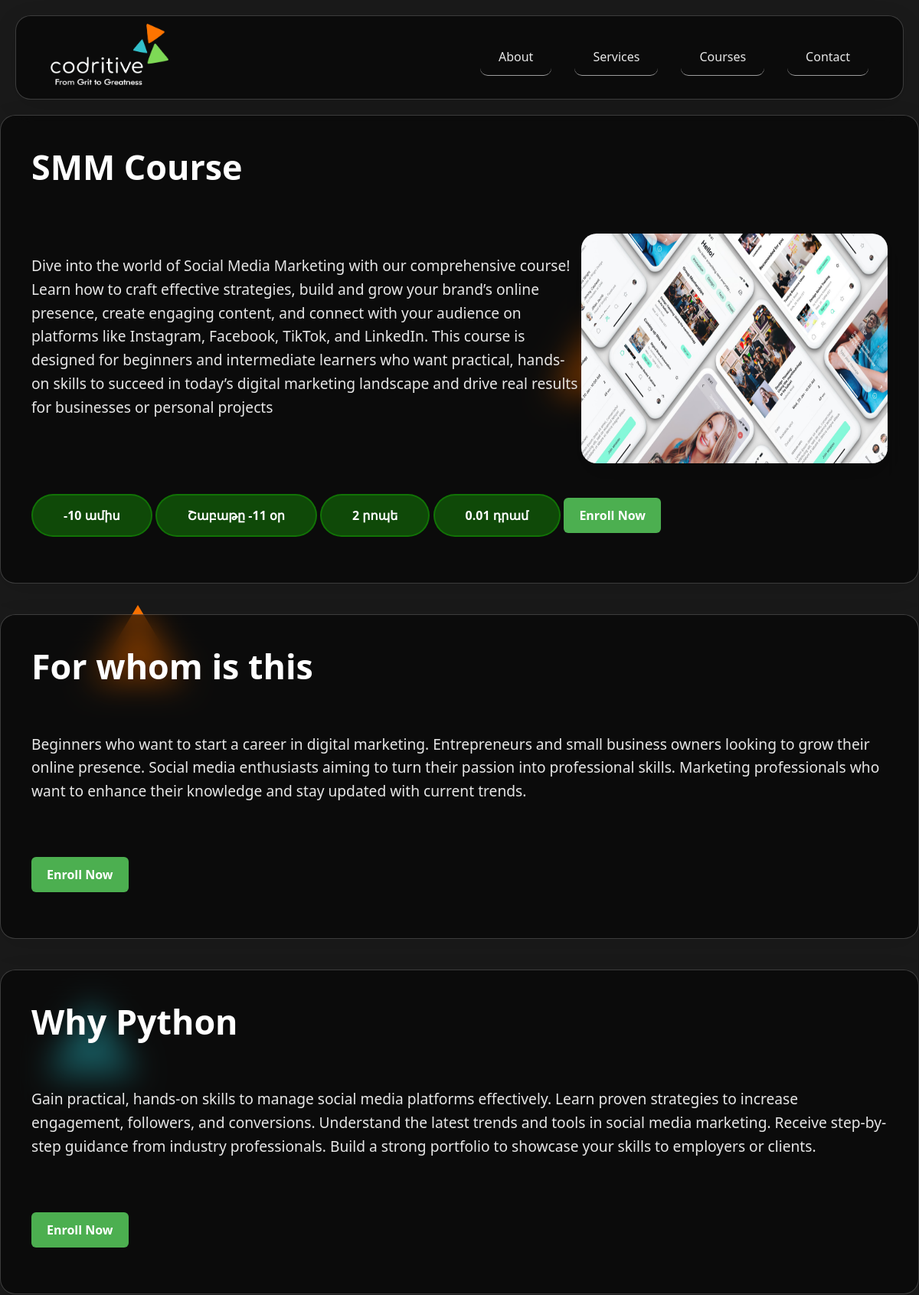
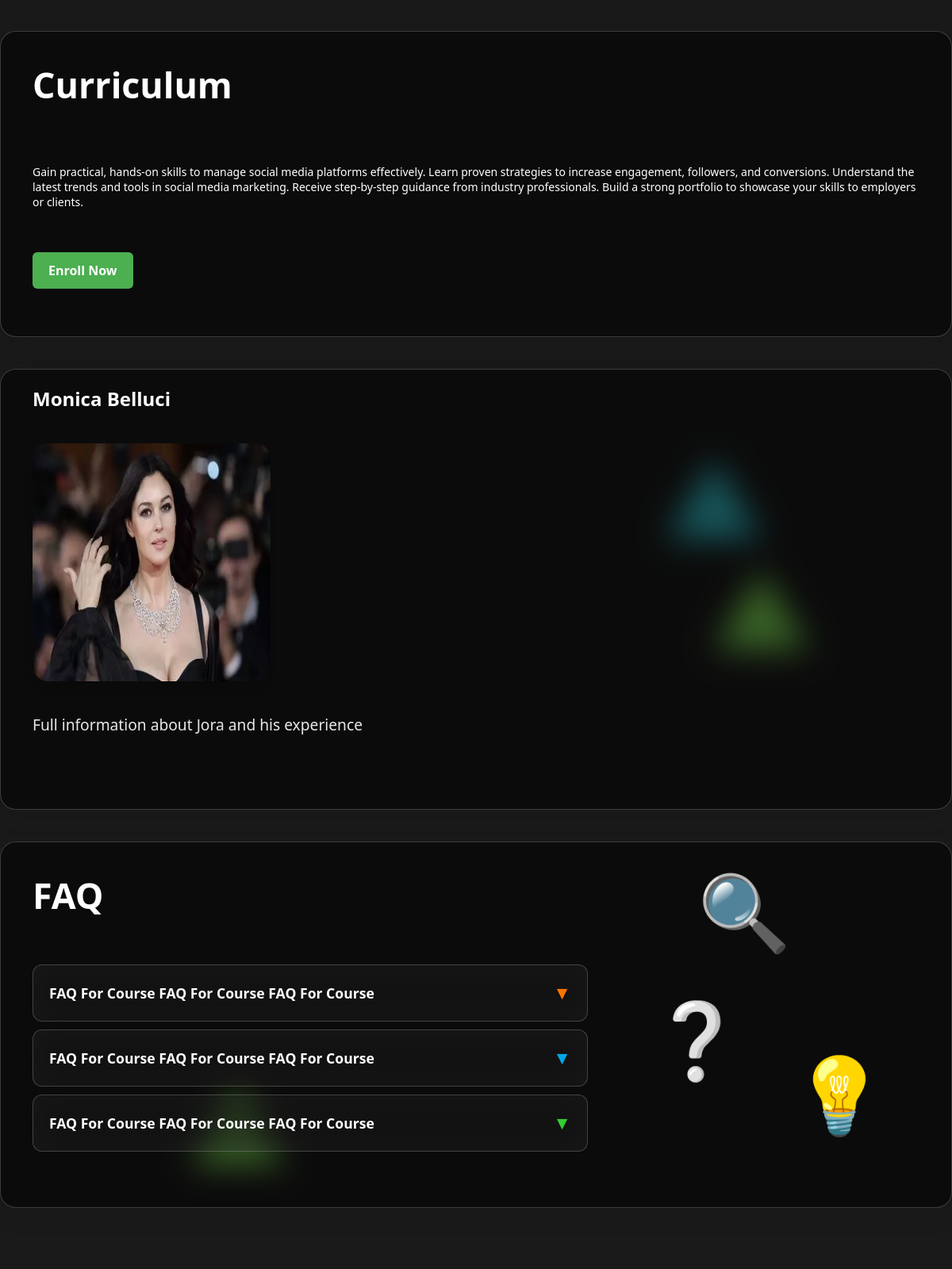
The app's page /lessons/trainings/20/ (upper part) with its own data (2 pictures, top to bottom).
### core/models.py (models this page shows, shortened)
class Logo(models.Model):
    image = models.ImageField(upload_to='logo_images/', blank=True, null=True)

class Our_Team(models.Model):
    POSITION_CHOICES = [
        ('QA Specialist', 'QA Specialist'),
        ('Python Mentor', 'Python Mentor'),
        ('UI/UX Designer', 'UI/UX Designer'),
        ('JavaScript Mentor', 'JavaScript Mentor'),
        ('SMM Specialist', 'SMM Specialist'),
        ('Cybersecurity Mentor', 'Cybersecurity Mentor'),
    ]
    name = models.CharField(max_length=100)
    position = models.CharField(max_length=100, choices=POSITION_CHOICES)
    bio = models.TextField()
    image = models.ImageField(upload_to='team_images/', blank=True, null=True)
    link = models.URLField(blank=True, null=True)

### lessons/models.py (models this page shows, shortened)
class Course(models.Model):
    COURSE_CHLOICES = [
        ('Python', 'Python'),
        ('JavaScript', 'JavaScript'),
        ('UI/UX Design', 'UI/UX Design'),
        ('Cybersecurity', 'Cybersecurity'),
        ('QA Testing', 'QA Testing'),
        ('SMM', 'SMM'),
    ]
    title = models.CharField(max_length=200)
    category = models.CharField(max_length=50, choices=COURSE_CHLOICES)
    short_description = models.TextField()
    full_description = models.TextField()
    for_whom = models.TextField()
    why_this_course = models.TextField()
    lesson_duration_month= models.IntegerField()
    lesson_duration_minutes = models.IntegerField()
    weekly_lessons = models.IntegerField()
    tutor = models.ForeignKey(Our_Team, on_delete=models.SET_NULL, null=True, related_name='courses')
    curriculum = models.TextField()
    image = models.ImageField(upload_to='course_images/', blank=True, null=True)
    price = models.DecimalField(max_digits=10, decimal_places=2)
    class Meta:
        verbose_name_plural = "Courses"

class FAQ(models.Model):
    course = models.ForeignKey(Course, on_delete=models.CASCADE, related_name='faqs')
    question = models.CharField(max_length=255)
    answer = models.TextField()

### lessons/views.py (the view)
# urls.py: path('trainings/<int:pk>/', views.course_detail, name='course_detail'),
def course_detail(request, pk):
    course = get_object_or_404(Course, pk=pk)
    courses = Course.objects.all()
    faqs = FAQ.objects.filter(course=course)
    return render(request, 'lessons/trainings.html', {
        'course': course,
        'courses': courses,
        'faqs': faqs
        })

### core/context_processors.py (called while the page is built)
def logo(request):
    return {'logo': Logo.objects.first()}

### lessons/templates/lessons/trainings.html (shortened to what this page needs)
{% extends "core/base.html" %}
{% load static %}
{% block content %}
    <link rel="stylesheet" href="{% static 'css/templatemo-glossy-touch.css' %}">
<div class="container">
    <section class="hero glass">
        <h1 class="main-title">{{ course.title }}</h1>
        <div class="hero-image">
            <p>{{ course.full_description }}</p>
            {% if course.image %}
                <img src="{{ course.image.url }}" style="width: 400px; height: 300px;">
            {% endif %}
        </div>
        <div class="cta-info">
            <div class="cta-element">{{ course.lesson_duration_month }} ամիս</div>
            <div class="cta-element">Շաբաթը {{ course.weekly_lessons }} օր</div>
            <div class="cta-element">{{ course.lesson_duration_minutes }} րոպե</div>
            <div class="cta-element">{{ course.price }} դրամ</div>
            <button class="cta-button">Enroll Now</button>
        </div>
    </section>
    <section class="hero glass">
        <h1 class="main-title">For whom is this</h1>
        <div class="hero-text-wrapper">
            <p>{{ course.for_whom }}</p>
        </div>
        <button class="cta-button">Enroll Now</button>
    </section>
    <section class="hero glass">
        <h1 class="main-title">Why Python</h1>
        <p>{{ course.why_this_course }}</p>
        <button class="cta-button">Enroll Now</button>
    </section>
    <section class="hero glass">
        <h1>Curriculum</h1>
        <ul>
            <li>{{ course.curriculum }}</li>
        </ul>
        <button class="cta-button">Enroll Now</button>
    </section>
    <section class="hero glass">
        <h2 style="color: white;">{{ course.tutor.name }}</h2>
        <div class="hero-image">
            <img src="{{ course.tutor.image.url }}" style="width: 300px; height: 300px;">
        </div>
        <div class="divik">
            <p>{{ course.tutor.bio }}</p>
        </div>
    </section>
<section class="hero glass faq-section">
    <h1>FAQ</h1>
    <div class="faq-wrapper">
        <div class="faq-items">
            {% for course in faqs %}
            <div class="glass faq-item">
                <div class="faq-question">
                    <span>{{ course.question }}</span>
                    <span class="icon">▼</span>
                </div>
            </div>
            {% endfor %}
        </div>
        <div class="faq-icons">
            <div class="faq-icon">💡</div>
            <div class="faq-icon">❔</div>
            <div class="faq-icon">🔍</div>
        </div>
    </div>
</section>
<section class="carousel-section">
</section>
</div>
{% endblock %}

### core/templates/core/base.html (shortened to what this page needs)
{% load static %}
<!DOCTYPE html>
<html lang="en">
<head>
    <link rel="stylesheet" href="{% static 'css/templatemo-glossy-touch.css' %}">
</head>
<body>
    <div class="bg-shapes">
        <div class="shape"></div>
        <div class="shape"></div>
        <div class="shape"></div>
        <div class="shape"></div>
        <div class="shape"></div>
    </div>
    <header>
        <div class="container">
            <nav class="glass">
                <div class="logo">
                    {% if logo %}
                        <a href="{% url 'core:home' %}">
                            <img src="{{ logo.image.url }}" alt="Logo" style="height:80px">
                        </a>
                    {% else %}
                        <a href="{% url 'core:home' %}">Home</a>
                    {% endif %}
                </div>
                <div class="nav-links">
                    <a href="{% url 'core:about' %}">About</a>
                    <a href="{% url 'core:service' %}">Services</a>
                    <a href="{% url 'core:training' %}">Courses</a>
                    <a href="{% url 'core:contact' %}">Contact</a>
                </div>
            </nav>
        </div>
    </header>
    {% block content %}{% endblock %}
</body>
</html>

### records on screen
Logo: image (picture)
Course: title "SMM Course", full_description "Dive into the world of Social Media Marketing with our comprehensive course! Learn how to craft effective strategies, build and grow your brand’s online presence, create engaging content, and connect with your audience on platforms like Instagram, Facebook, TikTok, and LinkedIn. This course is designed for beginners and intermediate learners who want practical, hands-on skills to succeed in today’s digital marketing landscape and drive real results for businesses or personal projects", image (picture), lesson_duration_month "-10", weekly_lessons "-11", lesson_duration_minutes "2", price "0.01", for_whom "Beginners who want to start a career in digital marketing. Entrepreneurs and small business owners looking to grow their online presence. Social media enthusiasts aiming to turn their passion into professional skills. Marketing professionals who want to enhance their knowledge and stay updated with current trends.", why_this_course "Gain practical, hands-on skills to manage social media platforms effectively. Learn proven strategies to increase engagement, followers, and conversions. Understand the latest trends and tools in social media marketing. Receive step-by-step guidance from industry professionals. Build a strong portfolio to showcase your skills to employers or clients.", curriculum "Gain practical, hands-on skills to manage social media platforms effectively. Learn proven strategies to increase engagement, followers, and conversions. Understand the latest trends and tools in social media marketing. Receive step-by-step guidance from industry professionals. Build a strong portfolio to showcase your skills to employers or clients.", tutor.name "Monica Belluci", tutor.image (picture), tutor.bio "Full information about Jora and his experience"
FAQ: question "FAQ For Course FAQ For Course FAQ For Course"
FAQ: question "FAQ For Course FAQ For Course FAQ For Course"
FAQ: question "FAQ For Course FAQ For Course FAQ For Course"
